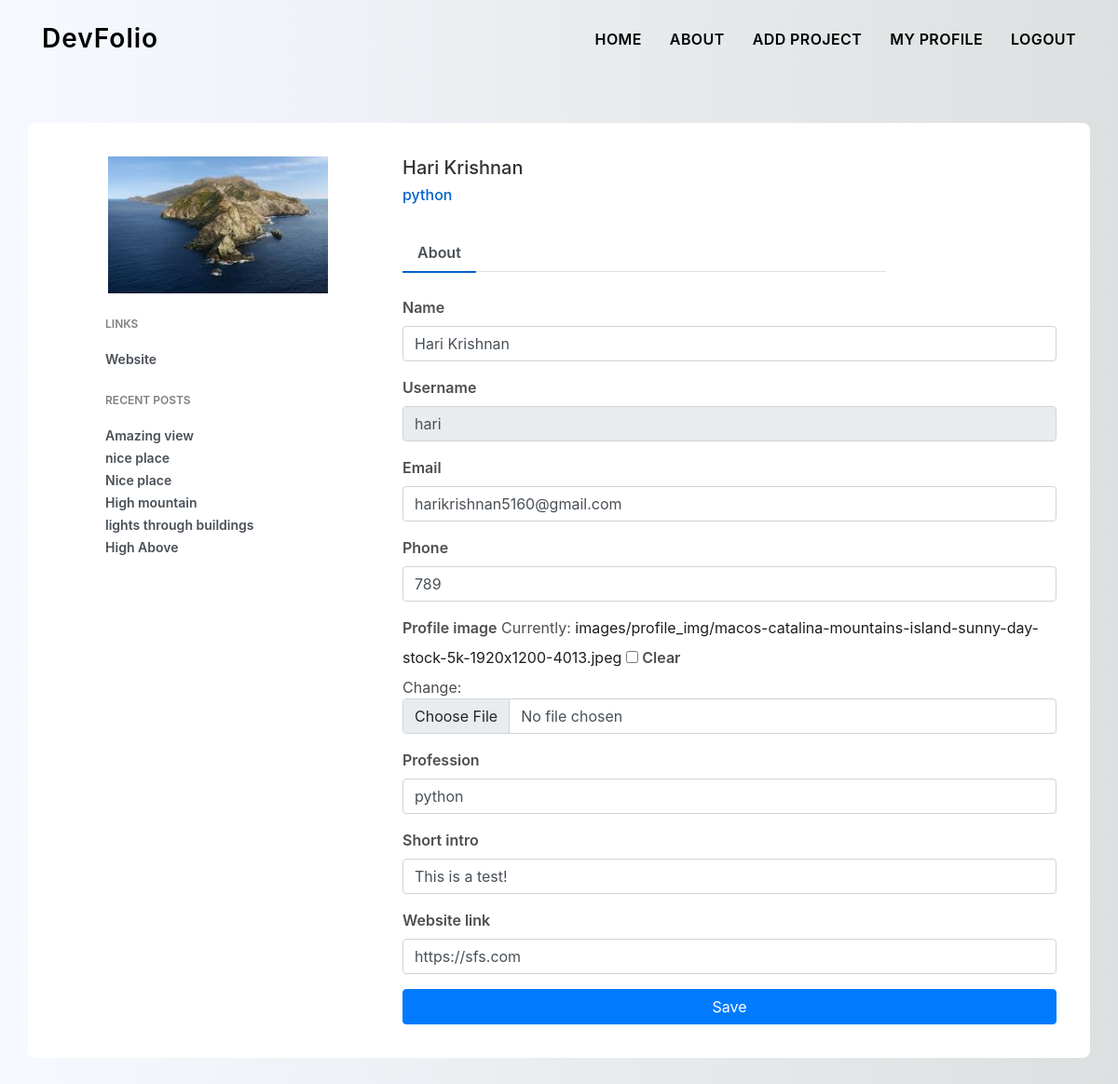
Before: /users/edit-profile/ (signed in) with the older database file.
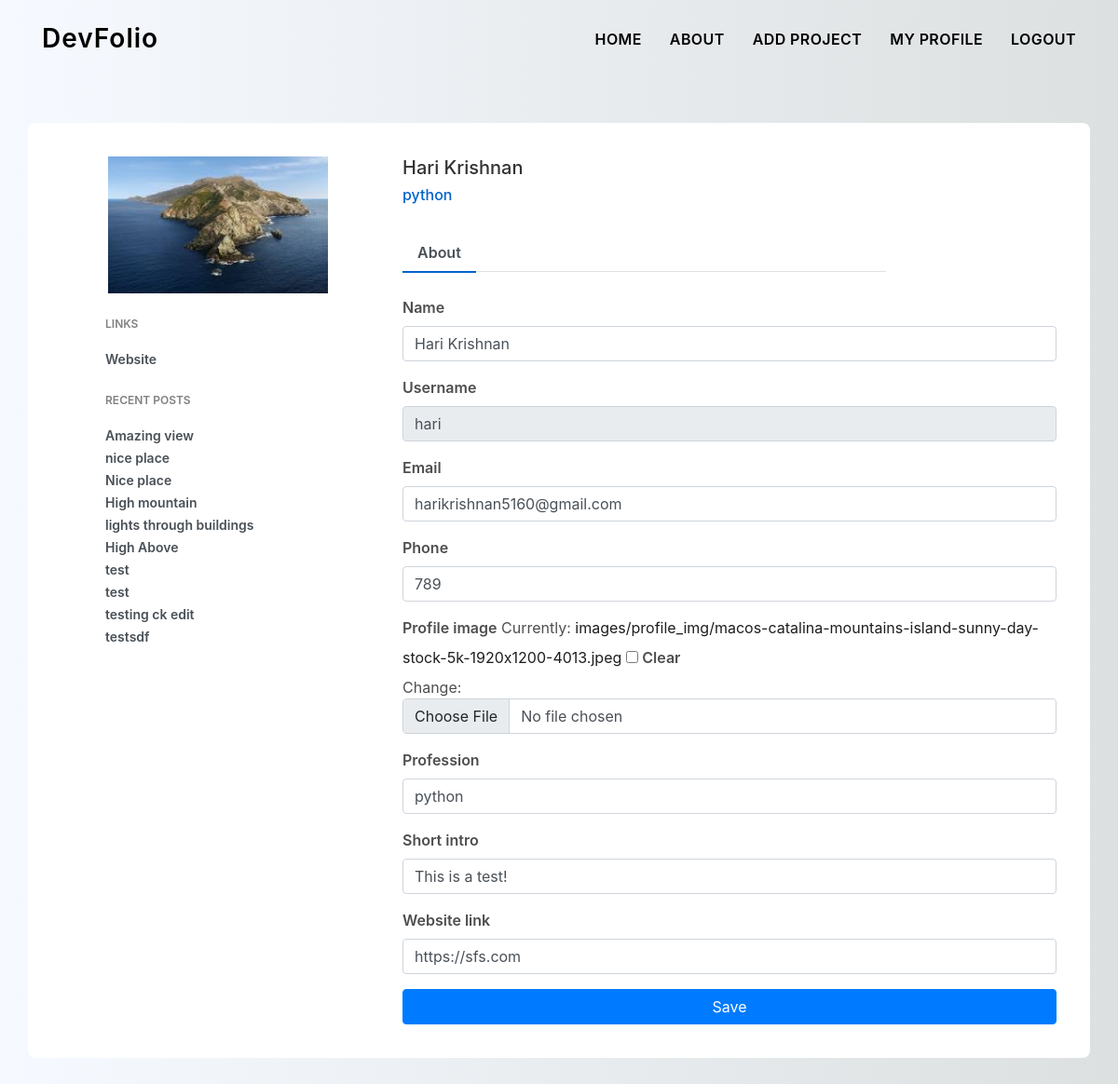
After: the same page with the newer database file.
### blogs/models.py (models this page shows, shortened)
class Article(models.Model):
    owner = models.ForeignKey(Profile, on_delete=models.SET_NULL, blank=True, null=True)
    heading = models.CharField(max_length=200)
    discription = models.CharField(max_length=300, null=True, blank=True)
    category = models.CharField(max_length=100, null=True, blank=True)
    featured_image = ResizedImageField(size=[1200,720], null=True, blank=True, default='images/blog_img/no-photo.jpg', upload_to='images/blog_img/')
    text_field =  RichTextUploadingField(null=True, blank=True)
    tags = models.ManyToManyField('Tag', blank=True)
    comment_total = models.IntegerField(default=0, null=True, blank=True)
    created = models.DateTimeField(auto_now_add=True)
    id = models.UUIDField(default=uuid.uuid4,
                          primary_key=True, editable=False, unique=True)

### users/models.py (models this page shows, shortened)
class Profile(models.Model):
    user = models.OneToOneField(User, on_delete=models.CASCADE, null=True, blank=True)
    name = models.CharField(max_length=200, null=True, blank=True)
    username = models.CharField(max_length=200, null=True, blank=True)
    email = models.EmailField(max_length=400, null=True, blank=True)
    profile_image = ResizedImageField(size=[250, 250], blank=True, null=True, default='images/profile_img/default.jpg', upload_to='images/profile_img/')
    short_intro = models.CharField(max_length=600, null=True, blank=True)
    website_link = models.URLField(max_length=800, null=True, blank=True)
    phone = models.IntegerField(null=True, blank=True)
    profession = models.CharField(max_length=20, null=True, blank=True)
    created = models.DateTimeField(auto_now_add=True)
    id = models.UUIDField(default=uuid.uuid4, primary_key=True, editable=False, unique=True)

### users/views.py (the view)
# urls.py: path('edit-profile/', views.editprofile, name='edit-profile'),
@login_required(login_url='login')
def editprofile(request):
    profile = request.user.profile
    form = ProfileForm(instance=profile)
    count = profile.article_set.all()
    articles = profile.article_set.all().order_by('created')[:10]
    if request.method == "POST":
        form = ProfileForm(request.POST, request.FILES, instance=profile)
        if form.is_valid():
            form.save()
            return redirect('blogs')
    context = {'form':form,'profile': profile, 'articles': articles, 'blog_count': len(count),}
    return render(request, 'users/edit-profile.html', context)

### users/forms.py
class ProfileForm(ModelForm):
    class Meta:
        model = Profile
        fields = ['name', 'username', 'email', 'phone', 'profile_image', 'profession','short_intro', 'website_link',]
    def __init__(self, *args, **kwargs):
        super(ProfileForm, self).__init__(*args, **kwargs)
        self.fields['username'].widget.attrs['readonly'] = True
        for name, field in self.fields.items():
            field.widget.attrs.update({'class': 'form-control'})

### users/templates/users/edit-profile.html (shortened to what this page needs)
{% extends 'main.html' %}
{% load static %}
{% block content %}
<br>
<br>
<div class="container emp-profile">
                <div class="row">
                    <div class="col-md-4">
                        <div class="profile-img">
                            <img src="{{ profile.profile_image.url }}" alt="profile-image"/>
                            </div>
                    </div>
                    <div class="col-md-6">
                        <div class="profile-head">
                                    <h5>
                                        {{ profile.name }}
                                    </h5>
                                    <h6>
                                        {% if profile.profession is not None %}
                                        {{ profile.profession }}
                                        {% endif %}
                                    </h6>
                                    <br>
                            <ul class="nav nav-tabs" id="myTab" role="tablist">
                                <li class="nav-item">
                                    <a class="nav-link active" id="home-tab" data-toggle="tab" href="#home" role="tab" aria-controls="home" aria-selected="true">About</a>
                                </li>
                            </ul>
                        </div>
                    </div>
                </div>
                <div class="row">
                    <div class="col-md-4">
                        <div class="profile-work">
                            {% if profile.website_link is not None %}
                            <p>LINKS</p>
                            <a href="{{profile.website_link}}">Website</a><br/>
                            {% endif %}
                            {% if blog_count is not None %}
                            <p>RECENT POSTS</p>
                            {% for article in articles %}
                            <a href="{% url 'article' article.id %}">{{ article.heading }}</a><br/>
                            {% endfor %}
                            {% endif %}
                        </div>
                    </div>
                    <div class="col-md-8">
                        <div class="tab-content profile-tab" id="myTabContent">
                            <div class="tab-pane fade show active" id="home" role="tabpanel" aria-labelledby="home-tab">
                                <form class="row g-3" action="" method="POST" enctype="multipart/form-data">
                                    {% for field in form %}
                                    <div class="col-12">
                                      <label for="yourName" class="form-label">{{ field.label }}</label>
                                      {{ field }}
                                    </div>
                                    {% endfor %}
                                    <div class="col-12">
                                      <button class="btn btn-primary w-100" type="submit">Save</button>
                                    </div>
                                </form>
                            </div>
                        </div>
                    </div>
                </div>
        </div>
        {% endblock %}

Changed rows visible on the page:
added Article: heading "test"
added Article: heading "test"
added Article: heading "testing ck edit"
added Article: heading "testsdf"
